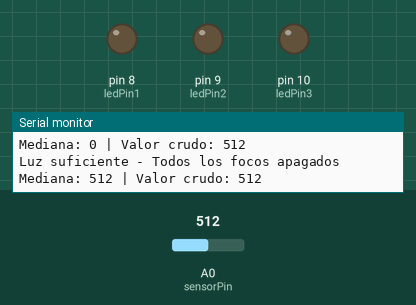
A sketch run on a simulated Arduino Uno, built with avr-gcc and run on an emulated ATmega328P. Parts: output pins drawn as LEDs (lit = HIGH), the last lines printed to the serial monitor. The inputs (shaded band) are chosen by the test bench; at power-on: A0 (sensorPin) = 512.

Above: at 1.2 s.
1.3 s: A0 (sensorPin) set to 690
3.7 s: A0 (sensorPin) set to 707
At 6.1 s:
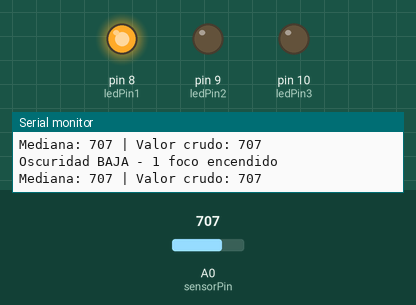
6.6 s: A0 (sensorPin) set to 789
8.8 s: A0 (sensorPin) set to 814
At 11.2 s:
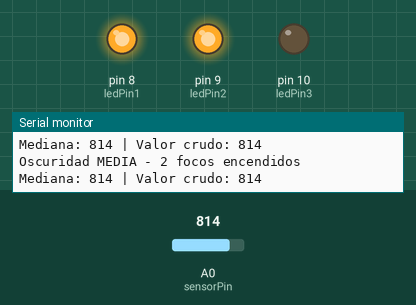
11.6 s: A0 (sensorPin) set to 882
13.8 s: A0 (sensorPin) set to 911
At 16.2 s:
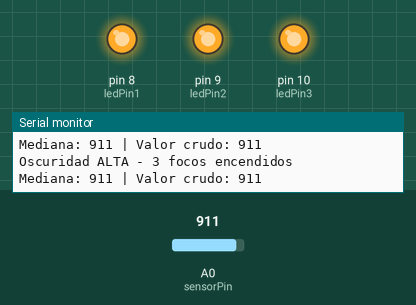
Timing chart, 0 to 17.7 s (numbered marks = the images above; inputs shaded):
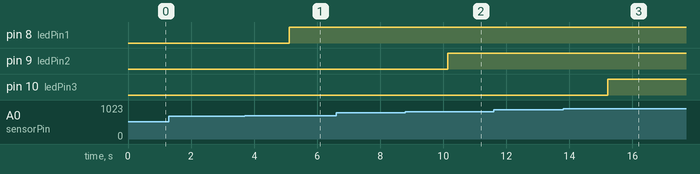

Measured:
- the behaviour switches between 699 and 700 on A0 (sensorPin) (found by bisection; images 0 and 1)
- the behaviour switches between 799 and 800 on A0 (sensorPin) (found by bisection; images 1 and 2)
- the behaviour switches between 899 and 900 on A0 (sensorPin) (found by bisection; images 2 and 3)
- after the input at 3.7 s, pin 8 (ledPin1): LOW → HIGH after 1.4 s
- after the input at 8.8 s, pin 9 (ledPin2): LOW → HIGH after 1.3 s
- after the input at 13.8 s, pin 10 (ledPin3): LOW → HIGH after 1.4 s

The sketch:

arduinoProyecto.ino
```cpp
const int sensorPin = A0;      // Pin del fototransistor
const int ledPin1 = 8;        // Foco 1
const int ledPin2 = 9;        // Foco 2
const int ledPin3 = 10;       // Foco 3

// Umbrales de oscuridad
const int umbral1 = 700;      // 1 foco oscuro
const int umbral2 = 800;      // 2 focos
const int umbral3 = 900;      // 3 focos

// Variables para el filtrado
const int numLecturas = 5;    // Número de lecturas para la mediana
int lecturas[numLecturas];    // Array para almacenar lecturas
int indice = 0;               // Índice actual

void setup() {
  Serial.begin(9600);
  pinMode(ledPin1, OUTPUT);
  pinMode(ledPin2, OUTPUT);
  pinMode(ledPin3, OUTPUT);
}

void loop() {
  // Lee el sensor y actualiza el array de lecturas
  lecturas[indice] = analogRead(sensorPin);
  indice = (indice + 1) % numLecturas;

  // Calcula la mediana de las últimas lecturas
  int mediana = calcularMediana(lecturas, numLecturas);

  // Control de focos según la mediana
  if (mediana >= umbral3) {
    digitalWrite(ledPin1, HIGH);
    digitalWrite(ledPin2, HIGH);
    digitalWrite(ledPin3, HIGH);
    Serial.println("Oscuridad ALTA - 3 focos encendidos");
  }
  else if (mediana >= umbral2) {
    digitalWrite(ledPin1, HIGH);
    digitalWrite(ledPin2, HIGH);
    digitalWrite(ledPin3, LOW);
    Serial.println("Oscuridad MEDIA - 2 focos encendidos");
  }
  else if (mediana >= umbral1) {
    digitalWrite(ledPin1, HIGH);
    digitalWrite(ledPin2, LOW);
    digitalWrite(ledPin3, LOW);
    Serial.println("Oscuridad BAJA - 1 foco encendido");
  }
  else {
    digitalWrite(ledPin1, LOW);
    digitalWrite(ledPin2, LOW);
    digitalWrite(ledPin3, LOW);
    Serial.println("Luz suficiente - Todos los focos apagados");
  }

  // Muestra valores en el monitor serial
  Serial.print("Mediana: ");
  Serial.print(mediana);
  Serial.print(" | Valor crudo: ");
  Serial.println(analogRead(sensorPin));

  delay(500);  // Espera entre lecturas
}

// Función para calcular la mediana (ordena y toma el valor central)
int calcularMediana(int* array, int n) {
  // Copia el array para no modificar el original
  int copia[n];
  for (int i = 0; i < n; i++) copia[i] = array[i];

  // Ordena la copia (método burbuja simple)
  for (int i = 0; i < n - 1; i++) {
    for (int j = 0; j < n - i - 1; j++) {
      if (copia[j] > copia[j + 1]) {
        int temp = copia[j];
        copia[j] = copia[j + 1];
        copia[j + 1] = temp;
      }
    }
  }

  // Devuelve la mediana
  return copia[n / 2];
}
```
